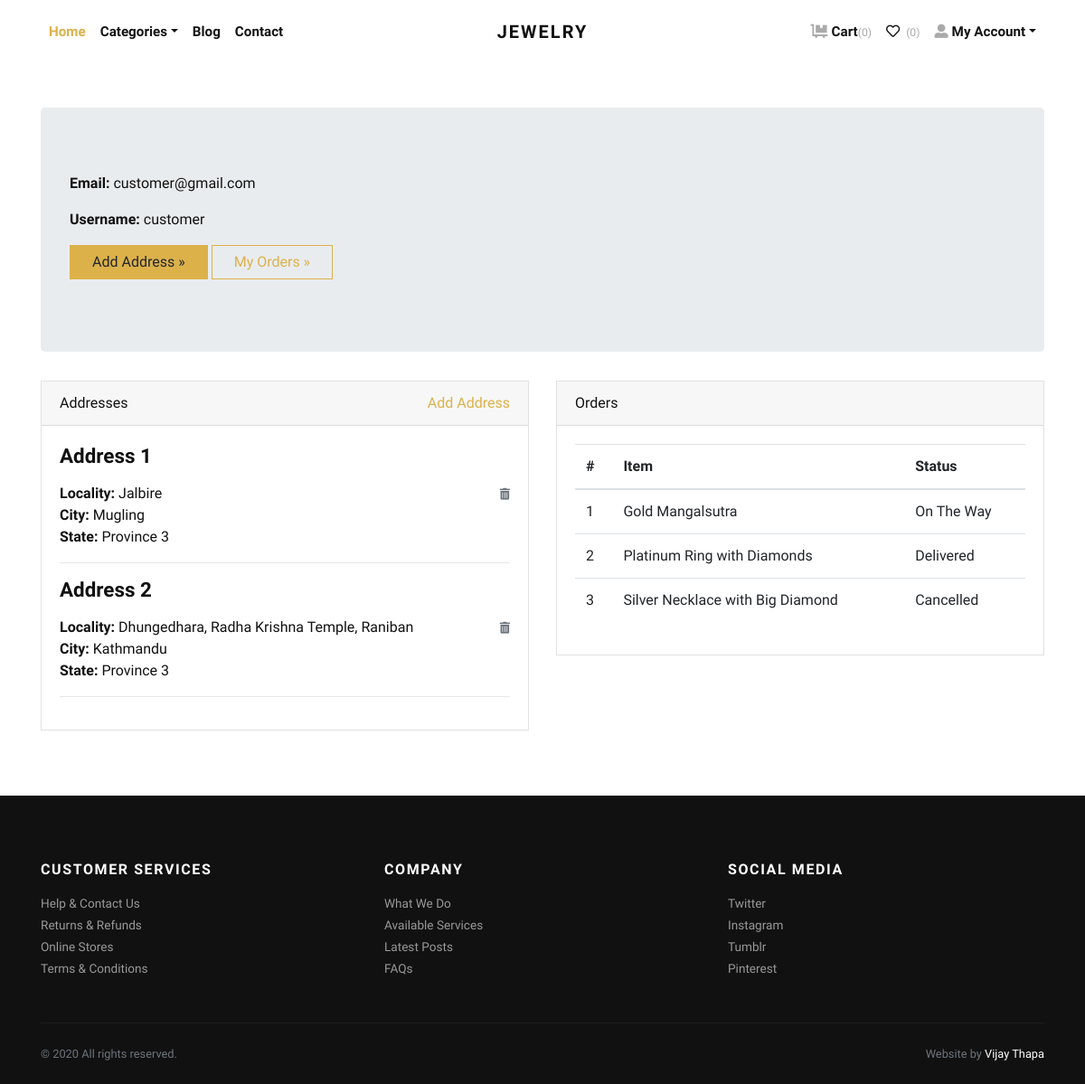
Page /accounts/profile/ (signed in) on the committed database.
### store/models.py (models this page shows, shortened)
class Address(models.Model):
    user = models.ForeignKey(User, verbose_name="User", on_delete=models.CASCADE)
    locality = models.CharField(max_length=150, verbose_name="Nearest Location")
    city = models.CharField(max_length=150, verbose_name="City")
    state = models.CharField(max_length=150, verbose_name="State")

class Order(models.Model):
    user = models.ForeignKey(User, verbose_name="User", on_delete=models.CASCADE)
    address = models.ForeignKey(Address, verbose_name="Shipping Address", on_delete=models.CASCADE)
    product = models.ForeignKey(Product, verbose_name="Product", on_delete=models.CASCADE)
    quantity = models.PositiveIntegerField(verbose_name="Quantity")
    ordered_date = models.DateTimeField(auto_now_add=True, verbose_name="Ordered Date")
    status = models.CharField(
        choices=STATUS_CHOICES,
        max_length=50,
        default="Pending"
        )

class Product(models.Model):
    title = models.CharField(max_length=150, verbose_name="Product Title")
    slug = models.SlugField(max_length=160, verbose_name="Product Slug")
    sku = models.CharField(max_length=255, unique=True, verbose_name="Unique Product ID (SKU)")
    short_description = models.TextField(verbose_name="Short Description")
    detail_description = models.TextField(blank=True, null=True, verbose_name="Detail Description")
    product_image = models.ImageField(upload_to='product', blank=True, null=True, verbose_name="Product Image")
    price = models.DecimalField(max_digits=8, decimal_places=2)
    category = models.ForeignKey(Category, verbose_name="Product Categoy", on_delete=models.CASCADE)
    is_active = models.BooleanField(verbose_name="Is Active?")
    is_featured = models.BooleanField(verbose_name="Is Featured?")
    created_at = models.DateTimeField(auto_now_add=True, verbose_name="Created Date")
    updated_at = models.DateTimeField(auto_now=True, verbose_name="Updated Date")
    class Meta:
        verbose_name_plural = 'Products'
        ordering = ('-created_at', )

### store/views.py (the view)
# urls.py: path('accounts/profile/', views.profile, name="profile"),
@login_required
def profile(request):
    addresses = Address.objects.filter(user=request.user)
    orders = Order.objects.filter(user=request.user)
    return render(request, 'account/profile.html', {'addresses':addresses, 'orders':orders})

### store/context_preprocessors.py (called while the page is built)
def store_menu(request):
    categories = Category.objects.filter(is_active=True)
    context = {
        'categories_menu': categories,
    }
    return context

def cart_menu(request):
    if request.user.is_authenticated:
        cart_items= Cart.objects.filter(user=request.user)
        context = {
            'cart_items': cart_items,
        }
    else:
        context = {}
    return context

### templates/account/profile.html (shortened to what this page needs)
{% extends 'base.html' %}
{% load static %}
    {% block content %}
      <div class="container py-5">
        <div class="jumbotron">
          <p><strong>Email:</strong> {{request.user.email}}</p>
          <p><strong>Username:</strong> {{request.user.username}}</p>
          <p><a class="btn btn-primary btn-large" href="{% url 'store:add-address' %}">Add Address »</a> <a class="btn btn-outline-primary btn-large" href="#">My Orders »</a></p>
        </div>
        <div class="row">
          <div class="col-lg-6">
            <div class="card mb-4" id="headings">
              <div class="card-header">Addresses <span class="float-right"><a href="{% url 'store:add-address' %}">Add Address</a></span></div>
              <div class="card-body">
                {% if addresses %}
                    {% for address in addresses %}
                        <h4 class="mb-3">Address {{forloop.counter}}</h4>
                        <span class="float-right"><a href="{% url 'store:remove-address' address.id %}"><i class="fas fa-trash-alt small text-muted"></i></a></span>
                        <p>
                            <strong>Locality: </strong>{{address.locality}} <br>
                            <strong>City: </strong>{{address.city}} <br>
                            <strong>State: </strong>{{address.state}} <br>
                        </p>
                        <hr>
                    {% endfor %}
                {% else %}
                <div class="text-danger">
                  Address not Added.
                </div>
                {% endif %}
              </div>
            </div>
          </div>
          <div class="col-lg-6">
            <div class="card mb-4" id="tables">
              <div class="card-header">Orders</div>
              <div class="card-body">
                <table class="table table-hover">
                  <thead>
                    <tr>
                      <th>#</th>
                      <th>Item</th>
                      <th>Status</th>
                    </tr>
                  </thead>
                  <tbody>
                    {% if orders %}
                      {% for order in orders %}
                        <tr>
                          <td>{{forloop.counter}}</td>
                          <td>{{order.product.title}}</td>
                          <td>
                            {{order.status}}
                          </td>
                        </tr>
                      {% endfor %}
                    {% else %}
                    <tr>
                      <td class="text-danger" colspan="3">You've not Ordered anything yet.</td>
                    </tr>
                    {% endif %}
                  </tbody>
                </table>
              </div>
            </div>
          </div>
        </div>
      </div>
{% endblock content %}

### jewelryshop/static/css/style.default.css (style rules this page uses)
strong { font-weight: 700; }
.btn { font-weight: 400; border: 1px solid transparent; font-family: inherit; padding: 0.375rem 1.5rem; font-size: 1rem; line-height: 1.5; border-radius: 0; transition: color 0.15s ease-in-out, background-color 0.15s ease-in-out, border-color 0.15s ease-in-out, box-shadow 0.15s ease-in-out; }
.btn-primary { color: #212529; background-color: #dcb14a; border-color: #dcb14a; }
.btn-outline-primary { color: #dcb14a; background-color: transparent; background-image: none; border-color: #dcb14a; }
body { font-family: "Libre Franklin", sans-serif; font-size: 1rem; font-weight: 400; line-height: 1.5; color: #111111; background-color: #fff; }
a { color: #dcb14a; text-decoration: none; }
h1, h2, h3, h4, h5, h6, .h1, .h2, .h3, .h4, .h5, .h6 { margin-bottom: 0.5rem; font-family: inherit; font-weight: 900; line-height: 1.2; color: inherit; }
h4, .h4 { font-size: 1.4rem; }
hr { border-top: 1px solid rgba(17, 17, 17, 0.1); }
small, .small { font-size: 80%; font-weight: 400; }
.card { background-color: #fff; border: 1px solid rgba(17, 17, 17, 0.125); border-radius: 0; }
.card-body { padding: 1.25rem; }
.card-header { padding: 0.75rem 1.25rem; background-color: rgba(17, 17, 17, 0.03); border-bottom: 1px solid rgba(17, 17, 17, 0.125); }
.card-header:first-child { border-radius: calc(0 - 1px) calc(0 - 1px) 0 0; }

### rows in the picture
Address: locality "Jalbire", city "Mugling", state "Province 3"
Address: locality "Dhungedhara, Radha Krishna Temple, Raniban", city "Kathmandu", state "Province 3"
Order: product "Gold Mangalsutra", status "On The Way"
Order: product "Platinum Ring with Diamonds", status "Delivered"
Order: product "Silver Necklace with Big Diamond", status "Cancelled"

### other values in the picture
{{ cart_items.count }} "0"
{{ request.user.email }} "customer@gmail.com"
{{ request.user.username }} "customer"
